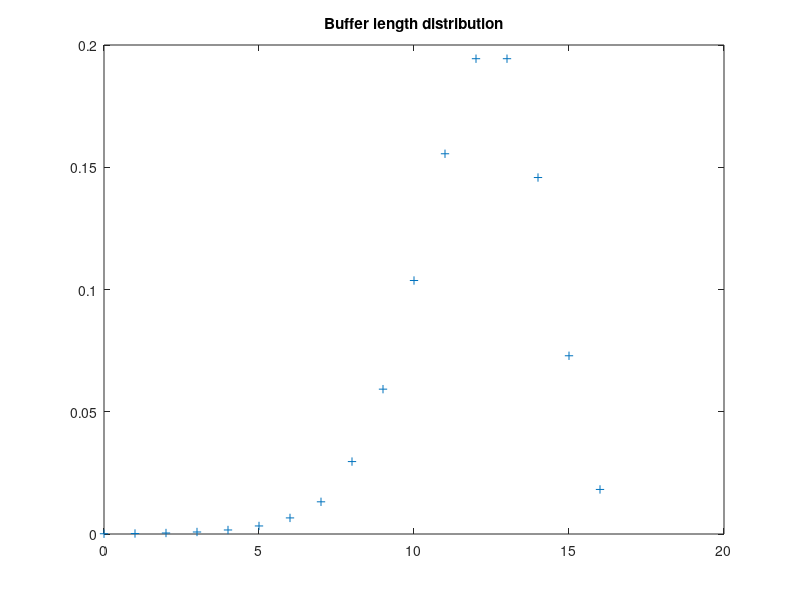

MATLAB code for this plot:
clc, clear

N = 16;
N0 = 8;

m = 100;
b = 200;

pn = zeros(1, N + 1);
pd = zeros(1, N + 1);

pn(1,1) = 0;
pd(1,1) = 0;

for i = 1:N
    if i < N0
	    lim1 = b;
    else
        lim1 = b * ((N - i + 1) / (N - N0));
    end
	    mi = m;
	    pn(1, i + 1) = pn(1, i) + log(lim1);
	    pd(1, i + 1) = pd(1, i) + log(mi);
end

p = exp(pn - pd);
p = p / sum(p);

plot(0:N, p, "+");
title("Buffer length distribution")
